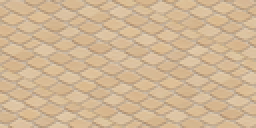
#> input picture art/cut/tiles31/tile_plaza.png, 128 x 64 px (shown 2 times larger)
$ python -i make_tiles.py   (imports and definitions only)
#> lines starting #> are read from the running program, lines starting #| are printed output that depends on the picture
"""Turns a 5x4 sheet of flat top-down ground swatches (on magenta) into isometric 2:1 diamond tiles.

Usage: python tools/make_tiles.py <sheet.jpg> <out_dir> [preview.png] [--store]
  --store  the sheet is the 3x1 one of sheet 31: the floor of the store, the paving of the town square and its walk.

Pipeline per swatch: cut -> (noise-like textures) remove baked lighting + make seamless by cross-fading the seams
-> project to a 128x64 diamond (rotate 45 deg, squash 2:1) with 4x supersampling and a 3% overlap, so that
neighbouring tiles leave no hairline gaps.
Structured textures (stone, tiles, planks) are only cropped: cross-fading would ghost their joints.
"""
import os
import sys

import numpy as np
from PIL import Image, ImageDraw, ImageFilter

S = 512  # working size of one square texture
OVER = 1.03  # diamond oversize, hides gaps between tiles
TW, TH = 128, 64

# order in the sheet: (name, mode)  mode: 'noise' = flatten + seamless, 'keep' = crop only
SHEET = [
    ('grass_1', 'noise'), ('grass_2', 'noise'), ('grass_3', 'noise'), ('pavement_1', 'keep'), ('pavement_2', 'keep'),
    ('pavement_3', 'keep'), ('road', 'road'), ('road_dash', 'road'), ('sand_1', 'noise'), ('sand_2', 'noise'),
    ('sand_3', 'noise'), ('water_1', 'noise'), ('water_2', 'noise'), ('boardwalk', 'keep'), ('schoolyard', 'keep'),
    ('path', 'noise'), ('mall', 'keep'), ('mall_walk', 'keep'), ('station', 'keep'), ('station_walk', 'keep'),
]
# file names the game looks for (tileImage() picks _1.._4 variants first, then the plain name)
OUT_NAME = {
    # four grass variants: two plain, one mirrored, one with flowers (so that flowers are scattered, not everywhere)
    'grass_1': 'tile_grass_1', 'grass_3': 'tile_grass_2', 'grass_1m': 'tile_grass_3', 'grass_2': 'tile_grass_4',
    'pavement_1': 'tile_pavement_1', 'pavement_2': 'tile_pavement_2', 'pavement_3': 'tile_pavement_3',
    'road': 'tile_road', 'road_dash': 'tile_road_dash',
    'sand_1': 'tile_sand_1', 'sand_2': 'tile_sand_2', 'sand_3': 'tile_sand_3',
    'water_1': 'tile_water_1', 'water_2': 'tile_water_2',
    'boardwalk': 'tile_boardwalk', 'schoolyard': 'tile_schoolyard', 'path': 'tile_path',
    'mall': 'tile_mall', 'mall_walk': 'tile_mall_walk', 'station': 'tile_station', 'station_walk': 'tile_station_walk',
}


# [12 lines left out: function runs, not called in this run]


# sheet 31 (--store): structured textures, only cropped (the planks and the stones keep their joints)
STORE_SHEET = [('store_floor', 'keep'), ('plaza', 'keep'), ('plaza_walk', 'keep')]
STORE_NAME = {'store_floor': 'tile_store_floor', 'plaza': 'tile_plaza', 'plaza_walk': 'tile_plaza_walk'}


# [9 lines left out: function find_grid, not called in this run]


def wrap_blur(im, radius):
    w, h = im.size
    big = Image.new('RGB', (w * 3, h * 3))
    for dx in range(3):
        for dy in range(3):
            big.paste(im, (dx * w, dy * h))
    return big.filter(ImageFilter.GaussianBlur(radius)).crop((w, h, 2 * w, 2 * h))


def flatten(im, radius=S / 12):
    arr = np.asarray(im).astype(np.float32)
    low = np.asarray(wrap_blur(im, radius)).astype(np.float32)
    res = arr - low + arr.reshape(-1, 3).mean(axis=0)
    return Image.fromarray(np.clip(res, 0, 255).astype(np.uint8))


# [220 lines left out: functions seamless, box_blur, gauss, pavement, road_dash, to_diamond and 2 more, not called in this run]


# [2 lines not run here, left out]

>>> import cv2
>>> picture = cv2.imread('../art/cut/tiles31/tile_plaza.png', cv2.IMREAD_GRAYSCALE)
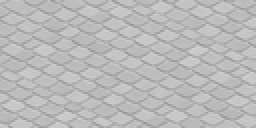
#> picture: shape (64, 128) (shown 2 times larger); min 148, max 209, mean 185.5
>>> result = flatten(picture)
#> (the run stopped early here; a loop or call above may not have finished)
